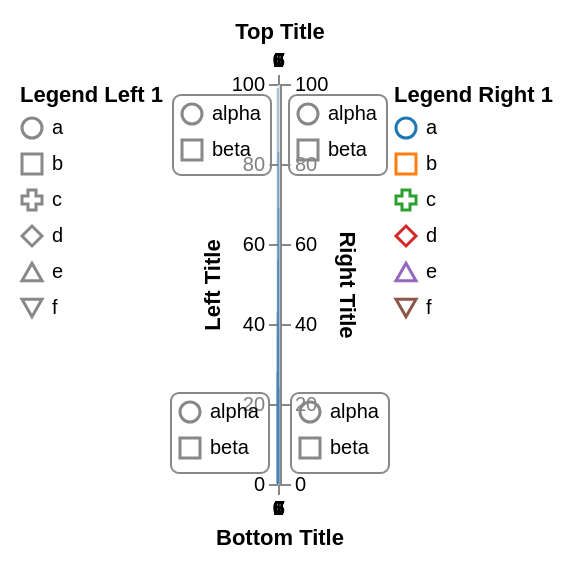

This figure's Vega-Lite source:
### Vega specification from a JSON file in a GitHub repository (floating-point values rounded to 4 significant figures)
{"schema": {"language": "vega", "version": "3.0.0"}, "height": 200, "padding": 10, "signals": [{"name": "width", "update": "span(range('xscale'))"}, {"name": "cursor", "value": "default", "on": [{"events": {"marktype": "rect", "type": "mousedown"}, "update": {"value": "default"}}, {"events": {"marktype": "rect", "type": "mouseover"}, "update": {"value": "ew-resize"}}, {"events": {"marktype": "rect", "type": "mouseout"}, "update": {"value": "default"}}]}], "data": [{"name": "values", "values": [{"x": 0, "y": 28}, {"x": 1, "y": 43}, {"x": 2, "y": 99}, {"x": 3, "y": 56}, {"x": 4, "y": 38}, {"x": 5, "y": 83}, {"x": 6, "y": 69}, {"x": 7, "y": 24}]}], "scales": [{"name": "xscale", "type": "band", "bandSize": 40, "domain": {"data": "values", "field": "x"}}, {"name": "yscale", "type": "linear", "range": [{"signal": "height"}, 0], "domain": {"data": "values", "field": "y"}, "zero": true, "nice": true}, {"name": "shapeScale", "type": "ordinal", "domain": ["a", "b", "c", "d", "e", "f"], "range": ["circle", "square", "cross", "diamond", "triangle-up", "triangle-down"]}, {"name": "colorScale", "type": "ordinal", "domain": ["a", "b", "c", "d", "e", "f"], "scheme": "category10"}, {"name": "innerScale", "type": "ordinal", "domain": ["alpha", "beta"], "range": ["circle", "square"]}], "axes": [{"scale": "yscale", "orient": "left", "tickCount": 5, "grid": false, "domain": true, "title": "Left Title"}, {"scale": "yscale", "orient": "right", "tickCount": 5, "grid": true, "domain": true, "title": "Right Title"}, {"scale": "xscale", "orient": "top", "grid": false, "domain": true, "title": "Top Title"}, {"scale": "xscale", "orient": "bottom", "grid": true, "domain": true, "title": "Bottom Title"}], "legends": [{"shape": "shapeScale", "stroke": "colorScale", "title": "Legend Right 1"}, {"shape": "shapeScale", "orient": "left", "title": "Legend Left 1"}, {"shape": "innerScale", "orient": "top-left", "offset": 5, "padding": 4, "encode": {"legend": {"enter": {"fill": {"value": "#fff"}, "fillOpacity": {"value": 0.5}, "stroke": {"value": "#888"}, "cornerRadius": {"value": 4}}}}}, {"shape": "innerScale", "orient": "top-right", "offset": 5, "padding": 4, "encode": {"legend": {"enter": {"fill": {"value": "#fff"}, "fillOpacity": {"value": 0.5}, "stroke": {"value": "#888"}, "cornerRadius": {"value": 4}}}}}, {"shape": "innerScale", "orient": "bottom-left", "offset": 6, "padding": 4, "encode": {"legend": {"enter": {"fill": {"value": "#fff"}, "fillOpacity": {"value": 0.5}, "stroke": {"value": "#888"}, "cornerRadius": {"value": 4}}}}}, {"shape": "innerScale", "orient": "bottom-right", "interactive": true, "offset": 6, "padding": 4, "encode": {"legend": {"enter": {"cursor": {"value": "crosshair"}, "fill": {"value": "#fff"}, "fillOpacity": {"value": 0.5}, "stroke": {"value": "#888"}, "cornerRadius": {"value": 4}}, "update": {"stroke": {"value": "#888"}}, "hover": {"stroke": {"value": "#f8f"}}}}}], "marks": [{"type": "rect", "from": {"data": "values"}, "encode": {"enter": {"x": {"scale": "xscale", "field": "x"}, "width": {"scale": "xscale", "band": 1, "offset": -1}, "y": {"scale": "yscale", "field": "y"}, "y2": {"scale": "yscale", "value": 0}, "fill": {"value": "steelblue"}, "fillOpacity": {"value": 0.5}, "stroke": {"color": {"l": {"value": 50}, "a": {"value": 100}, "b": {"value": -20}}}, "cursor": {"value": "pointer"}}, "update": {"strokeWidth": {"value": 0}, "zindex": {"value": 0}}, "hover": {"strokeWidth": {"value": 5}, "zindex": {"value": 1}}}}]}
